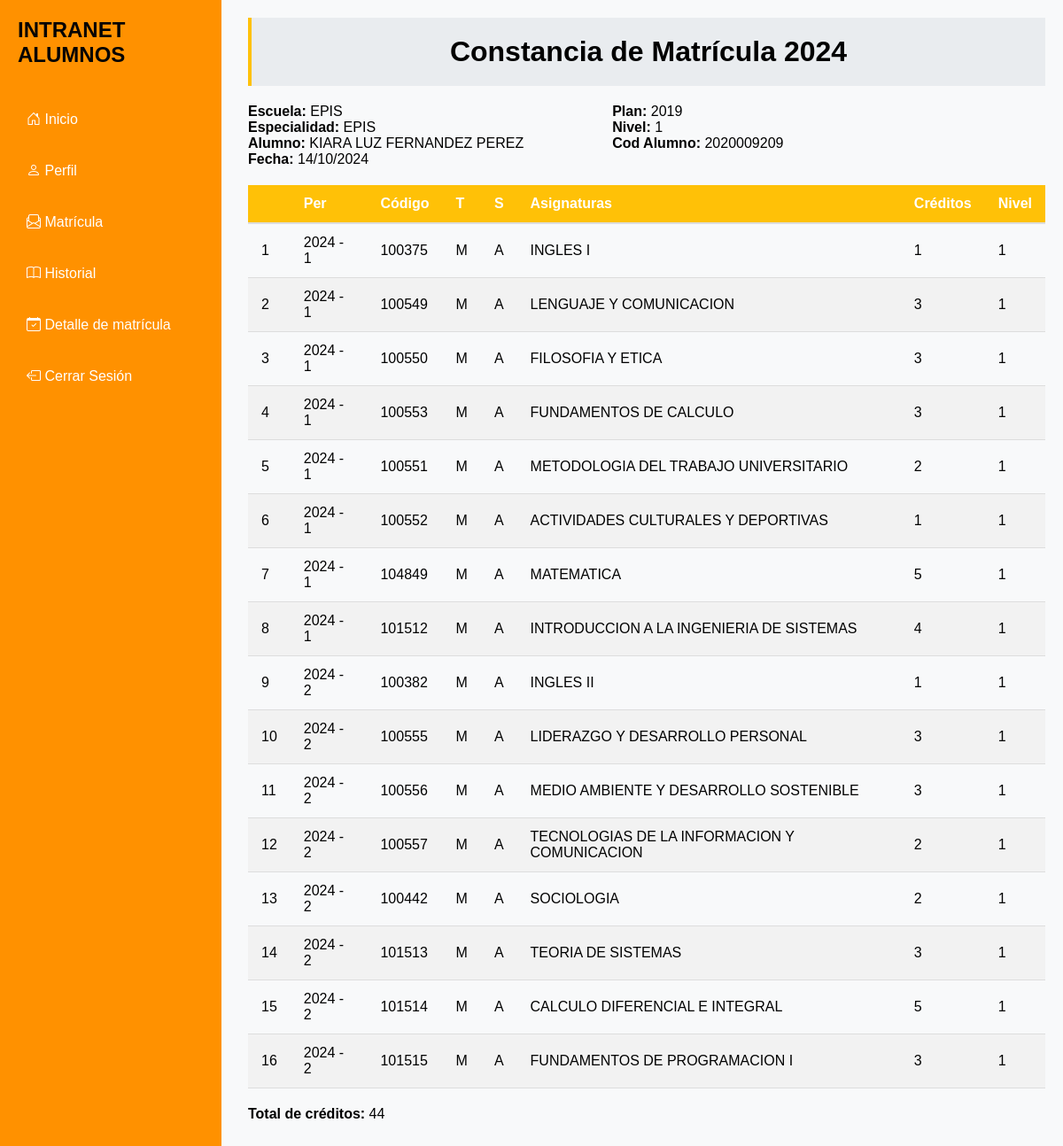
/detalles-matricula/3/ (signed in), run on an earlier commit of the app's database.
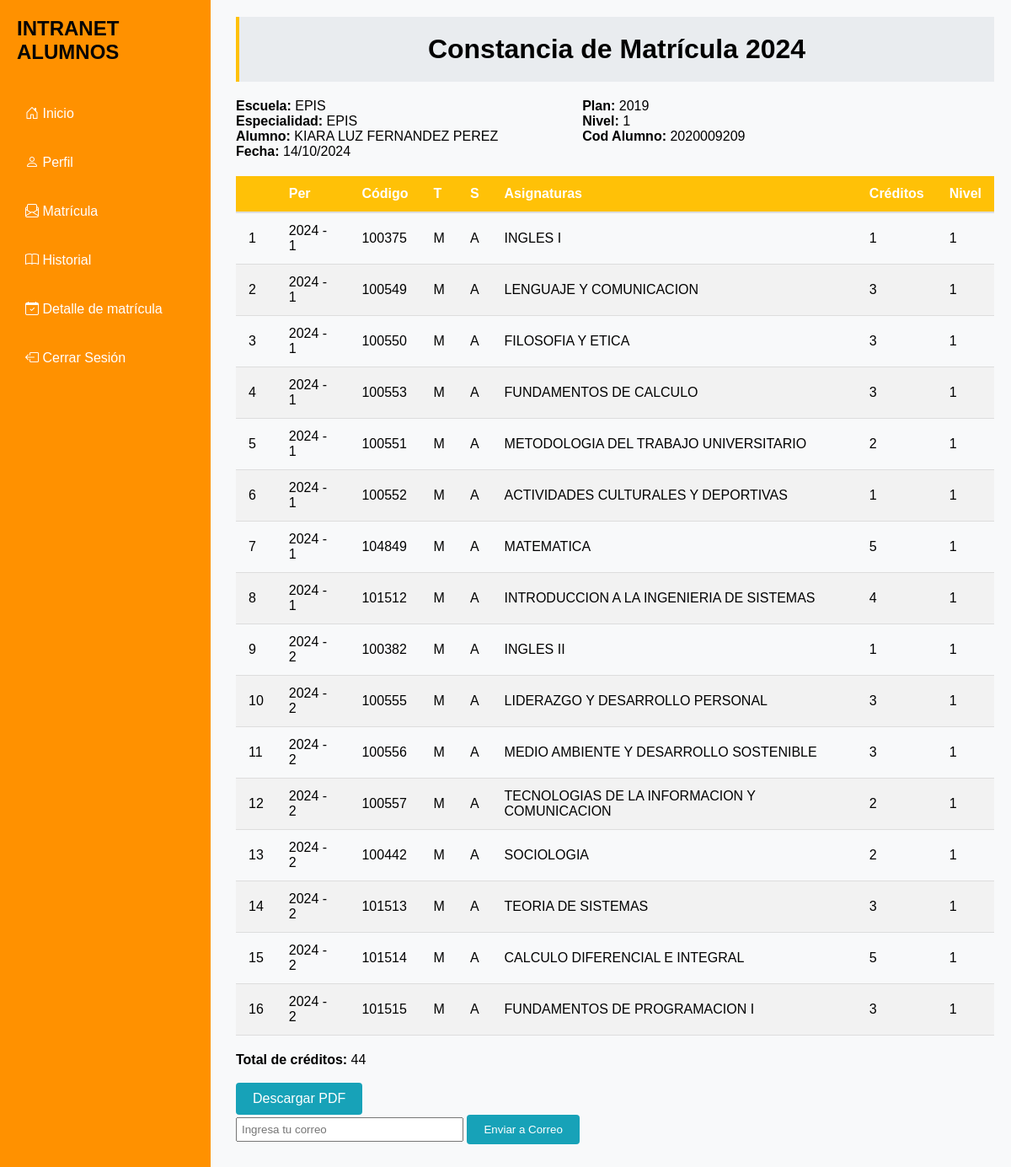
And on a later commit of the database.
### App/views.py (the view)
# urls.py: path('detalles-matricula/<int:matricula_id>/', views.detalles_matricula, name='detalles_matricula'),
@login_required
def detalles_matricula(request, matricula_id):
    matricula = get_object_or_404(Matricula, id_matricula=matricula_id)
    cursos = matricula.cursos.all()
    total_creditos = sum(curso.creditos for curso in cursos)
    return render(request, 'detalles.html', {'matricula': matricula, 'cursos': cursos, 'total_creditos': total_creditos})

### App/models.py (called while the page is built)
    def __str__(self):
        return self.nombre_plan

    def __str__(self):
        return self.nombre_escuela

    def __str__(self):
        return self.nombres + " " + self.apellido_paterno + " " + self.apellido_materno

### App/templates/detalles.html (shortened to what this page needs)
{% extends 'base.html' %}
{% block content %}
<div style="margin-left: 260px;" class="Datos_Matricula">
    <h1>Constancia de Matrícula {% now "Y" %}</h1>
    <div class="constancia-encabezado">
        <div>
            <p><strong>Escuela:</strong> {{ matricula.alumno.escuela }}</p>
            <p><strong>Especialidad:</strong> {{ matricula.alumno.escuela }}</p>
            <p><strong>Alumno:</strong> {{ matricula.alumno|upper }}</p>
            <p><strong>Fecha:</strong> {{ matricula.fecha_matricula|date:"d/m/Y" }}</p>
        </div>
        <div>
            <p><strong>Plan:</strong> {{ matricula.alumno.plan }}</p>
            <p><strong>Nivel:</strong> {{ matricula.alumno.anio }}</p>
            <p><strong>Cod Alumno:</strong> {{ matricula.alumno.codigo }}</p>
        </div>
    </div>
    <div>
        {% if cursos %}
        <div>
            <table class="tabla-canasta" style="margin-top: 0px;">
                <thead>
                    <tr>
                        <th></th>
                        <th>Per</th>
                        <th>Código</th>
                        <th>T</th>
                        <th>S</th>
                        <th>Asignaturas</th>
                        <th>Créditos</th>
                        <th>Nivel</th>
                    </tr>
                </thead>
                <tbody>
                    {% for curso in cursos %}
                    <tr>
                        <td>{{ forloop.counter }}</td>
                        <td>{% now "Y" %} - {{ curso.semestre}}</td>
                        <td>{{ curso.codigo }}</td>
                        <td>{{ curso.turno }}</td>
                        <td>{{ curso.seccion }}</td>
                        <td>{{ curso.nombre_curso }}</td>
                        <td>{{ curso.creditos }}</td>
                        <td>{{ curso.anio }}</td>
                    </tr>
                    {% endfor %}
                </tbody>
            </table>
        </div>
        <p style="margin-top: 20px;"><strong>Total de créditos: </strong>{{ total_creditos }}</p>
        <br />
        {% if matricula.estado == "aprobado" %}
            <a href="{% url 'descargar_pdf' matricula.id_matricula %}" class="btn btn-primary">Descargar PDF</a>
            <form method="POST" action="{% url 'enviar_pdf' matricula.id_matricula %}">
                <input type="email" name="correo" placeholder="Ingresa tu correo" required>
                <button type="submit" class="btn btn-primary" style="border: none;">Enviar a Correo</button>
            </form>
        {% endif %}
        {% else %}
        <p>No hay cursos matriculados.</p>
        {% endif %}
    </div>
</div>
{% endblock %}

What changed in the data, as far as the page shows it:
changed Matricula "EPIS": estado "rechazado" → "aprobado" (drawn)
Also different on the page:
text now shown: "Descargar PDF Enviar a Correo"
